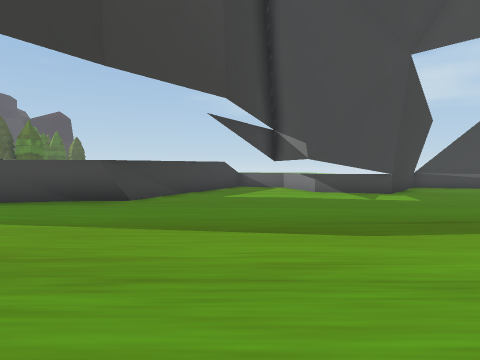
[1] (above)

18 first-person views from a walk through a 3-D level made in the Unity game engine. The camera is 1.4 m above the floor, tilts 2° down and sees 75° across. The floor is counted in squares, 1.7 m on a side. Each view is taken from the middle of a square. On the plan, view 1 faces up. The plan holds only what a view shows up to about 11 squares ahead; the rest is blank. The place goes on beyond the plan. The player is left out.

[2]
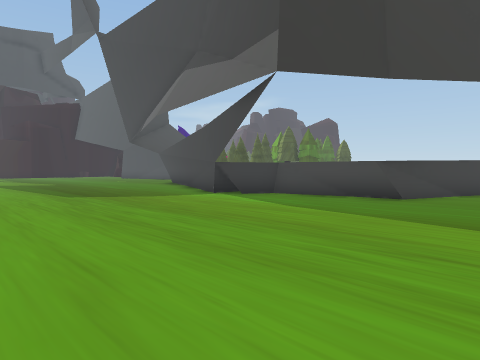

[3]
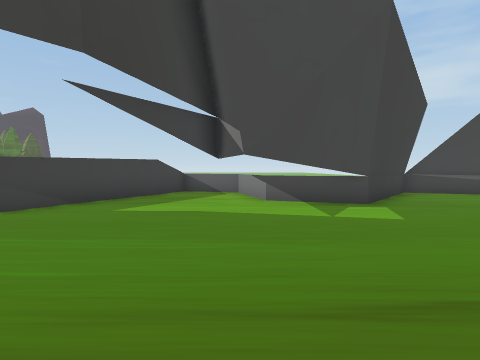

[4]
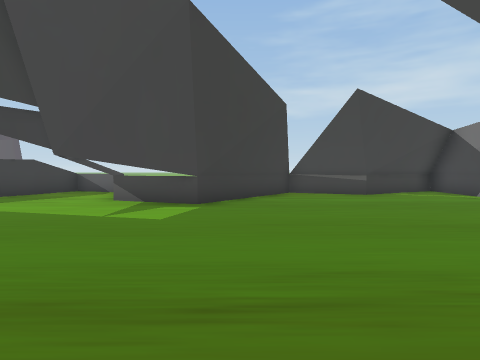

[5]
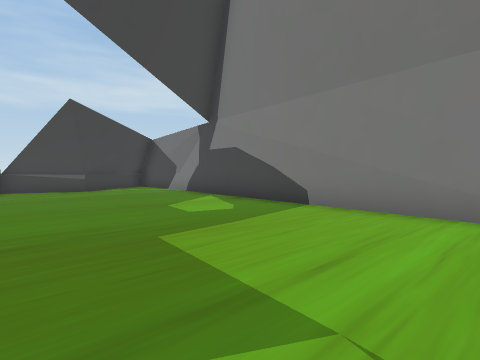

[6]
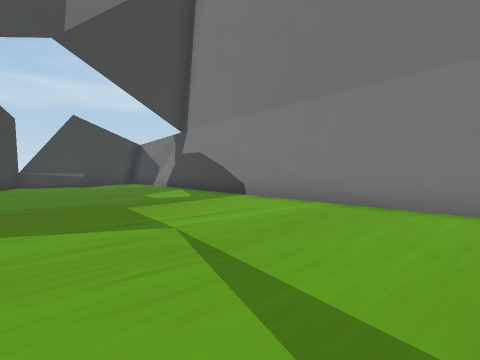

[7]
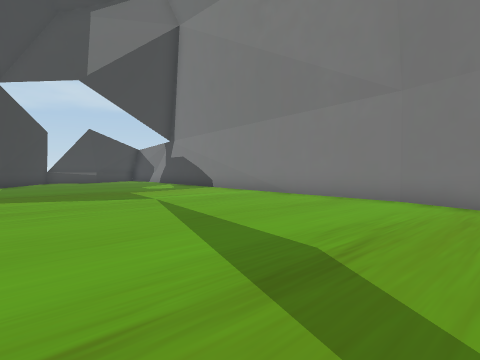

[8]
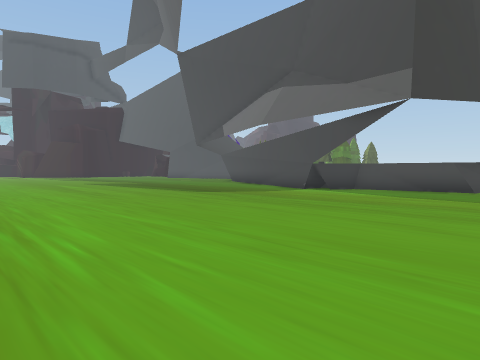

[9]
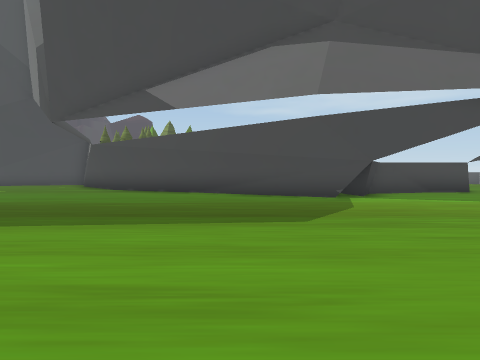

[10]
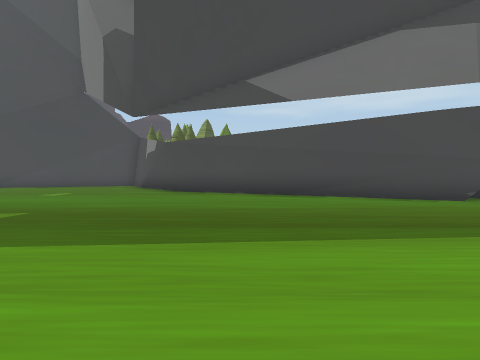

[11]
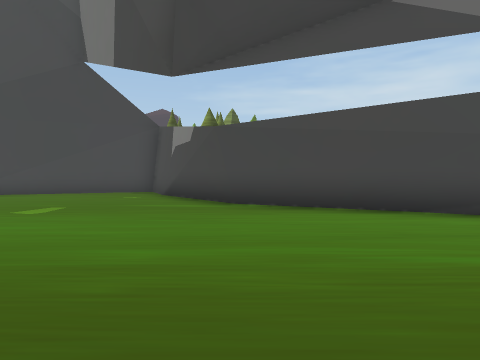

[12]
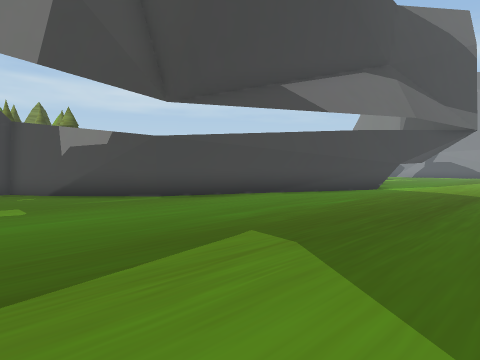

[13]
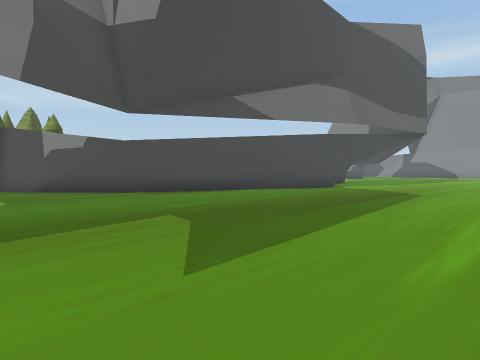

[14]
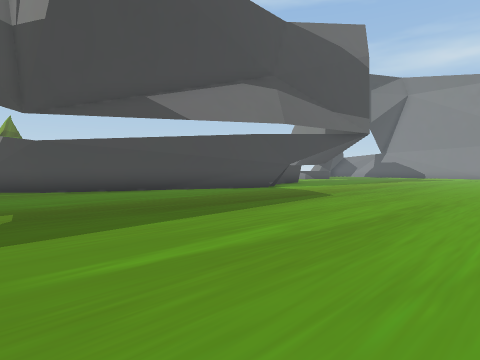

[15]
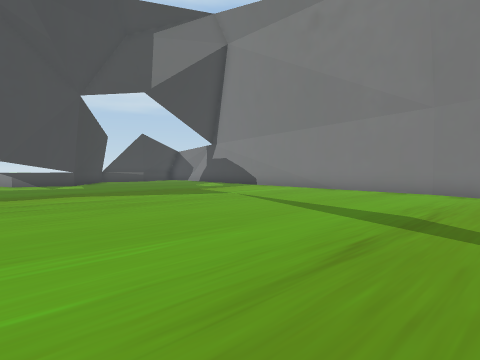

[16]
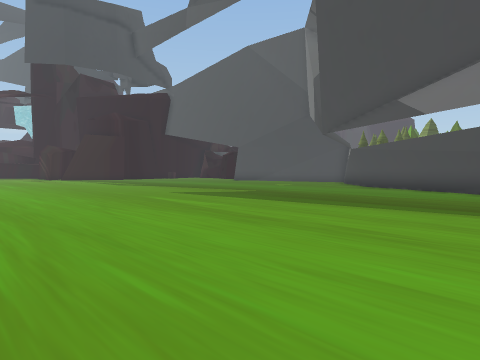

[17]
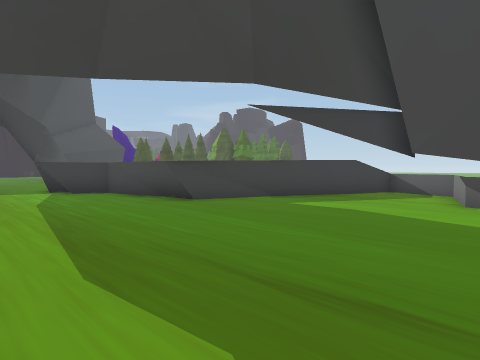

[18]
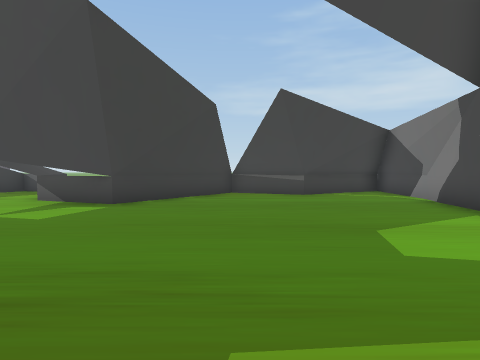

### Floor plan
Points are (right, up) in squares from view 1. A wall is a line through its corners. A room is listed if a view was taken in it or the views show most of it. See-through windows are left out.
Room 1 (views 1, 2, 3, 4, 5, 6, 7, 8, 9, 10, 11, 12, 13, 14, 15, 16, 17, 18)
walls: (-7.3, 5.5) (-7.5, 6.5); (-7.8, 6.2) (-7.8, 5.4); (-4.4, 7.9) (-6.7, 7.3); (2.7, 11.2) (2, 13.9) (0, 14.7); (-0.6, 13.2) (-3.3, 7.7) (-6.4, 7.4) (-7.5, 5.5) (-16.2, 9) (-17.7, 10.6); (5.1, 10.3) (3.7, 10.8); (5.4, 10.6) (5, 10.2) (2.9, 9.7); (-0.2, 14.4) (-0.7, 13.1); (-16.1, 9.2) (-18.4, 11.6); (-17.4, 10) (-19.1, 13.4); (11.4, -3.4) (12.7, 10.7); (10.7, -5.1) (11.4, -3.2); (10.7, 13) (9.9, 12.8) (7.9, 13.6); (12.7, 9.9) (13.1, 11.6); (13.1, 11.1) (13.1, 14.1); (-20.1, 13) (-21.6, 12.6); (12, 14.1) (10.1, 13); (12.5, 14.2) (10.3, 12.9) (7.7, 13.9) (4.9, 10.2)
low walls: (-7.9, 5.8) (-16.1, 9.2); (-6.7, 7.3) (-7.4, 6.2); (-2.8, 7.9) (-5.3, 7.7)

Positions as (right, up) in squares from view 1, and headings:
1: (0, 0), facing up
2: (0, -1), facing up-left
3: (2, 3), facing up
4: (6, 3), facing up
5: (6, 1), facing up-right
6: (5, -2), facing up-right
7: (3, -6), facing up-right
8: (-1, -5), facing up-left
9: (-11, -3), facing up
10: (-14, -2), facing up
11: (-16, 2), facing up
12: (-21, 1), facing up-right
13: (-21, -1), facing up-right
14: (-19, -3), facing up-right
15: (0, -6), facing up-right
16: (-10, -5), facing up-left
17: (4, 3), facing up-left
18: (8, 3), facing up
